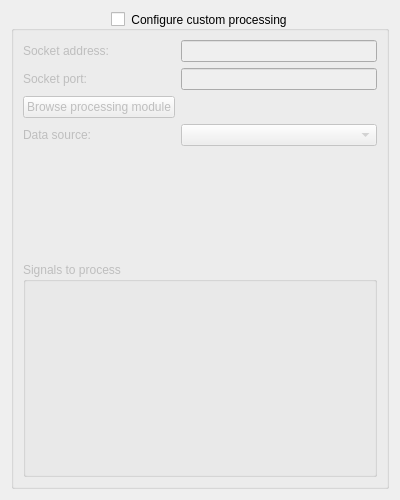
<?xml version="1.0" encoding="UTF-8"?>
<ui version="4.0">
 <class>ProcessingConfigWidget</class>
 <widget class="QWidget" name="ProcessingConfigWidget">
  <property name="geometry">
   <rect>
    <x>0</x>
    <y>0</y>
    <width>400</width>
    <height>500</height>
   </rect>
  </property>
  <property name="windowTitle">
   <string>Processing Configuration Widget</string>
  </property>
  <layout class="QVBoxLayout" name="verticalLayout1">
   <item>
    <widget class="QGroupBox" name="customProcessingGroupBox">
     <property name="title">
      <string>Configure custom processing</string>
     </property>
     <property name="alignment">
      <set>Qt::AlignmentFlag::AlignCenter</set>
     </property>
     <property name="checkable">
      <bool>true</bool>
     </property>
     <property name="checked">
      <bool>false</bool>
     </property>
     <layout class="QVBoxLayout" name="verticalLayout2" stretch="0,0">
      <item>
       <layout class="QFormLayout" name="formLayout2">
        <item row="2" column="0">
         <widget class="QPushButton" name="browseProcessingModuleButton">
          <property name="toolTip">
           <string>The module must contain specific fields</string>
          </property>
          <property name="text">
           <string>Browse processing module</string>
          </property>
         </widget>
        </item>
        <item row="2" column="1">
         <widget class="QLabel" name="processingModulePathLabel">
          <property name="text">
           <string/>
          </property>
          <property name="wordWrap">
           <bool>true</bool>
          </property>
         </widget>
        </item>
        <item row="1" column="0">
         <widget class="QLabel" name="label2">
          <property name="toolTip">
           <string>For the process to which the results will be sent</string>
          </property>
          <property name="text">
           <string>Socket port:</string>
          </property>
          <property name="alignment">
           <set>Qt::AlignmentFlag::AlignRight|Qt::AlignmentFlag::AlignTrailing|Qt::AlignmentFlag::AlignVCenter</set>
          </property>
         </widget>
        </item>
        <item row="1" column="1">
         <widget class="QLineEdit" name="socketPortTextField"/>
        </item>
        <item row="3" column="0">
         <widget class="QLabel" name="label3">
          <property name="text">
           <string>Data source:</string>
          </property>
          <property name="alignment">
           <set>Qt::AlignmentFlag::AlignRight|Qt::AlignmentFlag::AlignTrailing|Qt::AlignmentFlag::AlignVCenter</set>
          </property>
         </widget>
        </item>
        <item row="3" column="1">
         <widget class="QComboBox" name="dataSourceComboBox">
          <property name="sizeAdjustPolicy">
           <enum>QComboBox::SizeAdjustPolicy::AdjustToContents</enum>
          </property>
         </widget>
        </item>
        <item row="0" column="0">
         <widget class="QLabel" name="label1">
          <property name="text">
           <string>Socket address:</string>
          </property>
         </widget>
        </item>
        <item row="0" column="1">
         <widget class="QLineEdit" name="socketAddressTextField"/>
        </item>
       </layout>
      </item>
      <item>
       <widget class="QGroupBox" name="signalsGroupBox">
        <property name="enabled">
         <bool>true</bool>
        </property>
        <property name="title">
         <string>Signals to process</string>
        </property>
        <layout class="QVBoxLayout" name="verticalLayout3"/>
       </widget>
      </item>
     </layout>
    </widget>
   </item>
  </layout>
 </widget>
 <tabstops>
  <tabstop>customProcessingGroupBox</tabstop>
  <tabstop>socketAddressTextField</tabstop>
  <tabstop>socketPortTextField</tabstop>
  <tabstop>browseProcessingModuleButton</tabstop>
  <tabstop>dataSourceComboBox</tabstop>
 </tabstops>
 <resources/>
 <connections/>
</ui>
